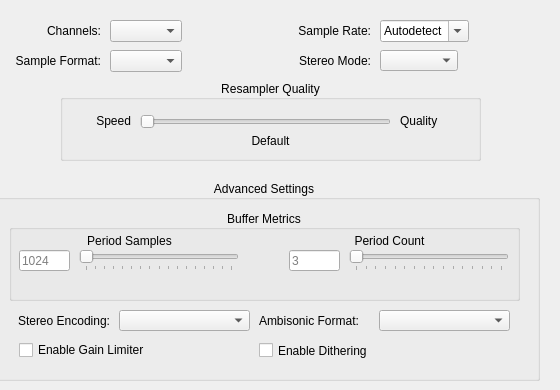
    <widget class="QWidget" name="tab_3">
     <attribute name="title">
      <string>Playback</string>
     </attribute>
     <widget class="QComboBox" name="sampleFormatCombo">
      <property name="geometry">
       <rect>
        <x>110</x>
        <y>50</y>
        <width>78</width>
        <height>21</height>
       </rect>
      </property>
      <property name="toolTip">
       <string>The output sample type. Currently, all mixing is done with 32-bit
float and converted to the output sample type as needed.</string>
      </property>
      <property name="sizeAdjustPolicy">
       <enum>QComboBox::AdjustToContents</enum>
      </property>
     </widget>
     <widget class="QLabel" name="label_5">
      <property name="geometry">
       <rect>
        <x>0</x>
        <y>50</y>
        <width>101</width>
        <height>21</height>
       </rect>
      </property>
      <property name="text">
       <string>Sample Format:</string>
      </property>
      <property name="alignment">
       <set>Qt::AlignRight|Qt::AlignTrailing|Qt::AlignVCenter</set>
      </property>
     </widget>
     <widget class="QLabel" name="label_6">
      <property name="geometry">
       <rect>
        <x>0</x>
        <y>20</y>
        <width>101</width>
        <height>21</height>
       </rect>
      </property>
      <property name="text">
       <string>Channels:</string>
      </property>
      <property name="alignment">
       <set>Qt::AlignRight|Qt::AlignTrailing|Qt::AlignVCenter</set>
      </property>
     </widget>
     <widget class="QComboBox" name="channelConfigCombo">
      <property name="geometry">
       <rect>
        <x>110</x>
        <y>20</y>
        <width>78</width>
        <height>21</height>
       </rect>
      </property>
      <property name="toolTip">
       <string>The output channel configuration. Note that not all backends
can properly detect the channel configuration and may default
to stereo output.</string>
      </property>
      <property name="sizeAdjustPolicy">
       <enum>QComboBox::AdjustToContents</enum>
      </property>
     </widget>
     <widget class="QComboBox" name="sampleRateCombo">
      <property name="geometry">
       <rect>
        <x>380</x>
        <y>20</y>
        <width>80</width>
        <height>20</height>
       </rect>
      </property>
      <property name="toolTip">
       <string>The playback/mixing sample rate.</string>
      </property>
      <property name="editable">
       <bool>true</bool>
      </property>
      <property name="insertPolicy">
       <enum>QComboBox::NoInsert</enum>
      </property>
      <property name="sizeAdjustPolicy">
       <enum>QComboBox::AdjustToContents</enum>
      </property>
      <item>
       <property name="text">
        <string>Autodetect</string>
       </property>
      </item>
      <item>
       <property name="text">
        <string>8000</string>
       </property>
      </item>
      <item>
       <property name="text">
        <string>11025</string>
       </property>
      </item>
      <item>
       <property name="text">
        <string>16000</string>
       </property>
      </item>
      <item>
       <property name="text">
        <string>22050</string>
       </property>
      </item>
      <item>
       <property name="text">
        <string>32000</string>
       </property>
      </item>
      <item>
       <property name="text">
        <string>44100</string>
       </property>
      </item>
      <item>
       <property name="text">
        <string>48000</string>
       </property>
      </item>
     </widget>
     <widget class="QLabel" name="label_7">
      <property name="geometry">
       <rect>
        <x>290</x>
        <y>20</y>
        <width>81</width>
        <height>21</height>
       </rect>
      </property>
      <property name="text">
       <string>Sample Rate:</string>
      </property>
      <property name="alignment">
       <set>Qt::AlignRight|Qt::AlignTrailing|Qt::AlignVCenter</set>
      </property>
     </widget>
     <widget class="QLabel" name="label_14">
      <property name="geometry">
       <rect>
        <x>290</x>
        <y>50</y>
        <width>81</width>
        <height>21</height>
       </rect>
      </property>
      <property name="text">
       <string>Stereo Mode:</string>
      </property>
      <property name="alignment">
       <set>Qt::AlignRight|Qt::AlignTrailing|Qt::AlignVCenter</set>
      </property>
     </widget>
     <widget class="QComboBox" name="stereoModeCombo">
      <property name="geometry">
       <rect>
        <x>380</x>
        <y>50</y>
        <width>78</width>
        <height>21</height>
       </rect>
      </property>
      <property name="toolTip">
       <string>How to treat stereo output. As headphones, HRTF or crossfeed
filters may be used to improve binaural quality, which may not
otherwise be suitable for speakers.</string>
      </property>
     </widget>
     <widget class="QGroupBox" name="groupBox">
      <property name="geometry">
       <rect>
        <x>-11</x>
        <y>180</y>
        <width>551</width>
        <height>201</height>
       </rect>
      </property>
      <property name="title">
       <string>Advanced Settings</string>
      </property>
      <property name="alignment">
       <set>Qt::AlignCenter</set>
      </property>
      <widget class="QGroupBox" name="groupBox_3">
       <property name="geometry">
        <rect>
         <x>20</x>
         <y>30</y>
         <width>511</width>
         <height>91</height>
        </rect>
       </property>
       <property name="title">
        <string>Buffer Metrics</string>
       </property>
       <property name="alignment">
        <set>Qt::AlignCenter</set>
       </property>
       <widget class="QWidget" name="widget" native="true">
        <property name="geometry">
         <rect>
          <x>260</x>
          <y>20</y>
          <width>241</width>
          <height>51</height>
         </rect>
        </property>
        <property name="toolTip">
         <string>The number of update periods. Higher values create a larger
mix ahead, which helps protect against skips when the CPU is
under load, but increases the delay between a sound getting
mixed and being heard.</string>
        </property>
        <widget class="QLabel" name="label_11">
         <property name="geometry">
          <rect>
           <x>20</x>
           <y>0</y>
           <width>201</width>
           <height>21</height>
          </rect>
         </property>
         <property name="text">
          <string>Period Count</string>
         </property>
         <property name="alignment">
          <set>Qt::AlignCenter</set>
         </property>
        </widget>
        <widget class="QSlider" name="periodCountSlider">
         <property name="geometry">
          <rect>
           <x>80</x>
           <y>20</y>
           <width>160</width>
           <height>21</height>
          </rect>
         </property>
         <property name="minimum">
          <number>1</number>
         </property>
         <property name="maximum">
          <number>16</number>
         </property>
         <property name="singleStep">
          <number>1</number>
         </property>
         <property name="pageStep">
          <number>2</number>
         </property>
         <property name="value">
          <number>1</number>
         </property>
         <property name="tracking">
          <bool>true</bool>
         </property>
         <property name="orientation">
          <enum>Qt::Horizontal</enum>
         </property>
         <property name="tickPosition">
          <enum>QSlider::TicksBelow</enum>
         </property>
         <property name="tickInterval">
          <number>1</number>
         </property>
        </widget>
        <widget class="QLineEdit" name="periodCountEdit">
         <property name="geometry">
          <rect>
           <x>20</x>
           <y>20</y>
           <width>51</width>
           <height>21</height>
          </rect>
         </property>
         <property name="placeholderText">
          <string>3</string>
         </property>
        </widget>
       </widget>
       <widget class="QWidget" name="widget_2" native="true">
        <property name="geometry">
         <rect>
          <x>10</x>
          <y>20</y>
          <width>241</width>
          <height>51</height>
         </rect>
        </property>
        <property name="toolTip">
         <string>The update period size, in sample frames. This is the number of
frames needed for each mixing update.</string>
        </property>
        <widget class="QSlider" name="periodSizeSlider">
         <property name="geometry">
          <rect>
           <x>60</x>
           <y>20</y>
           <width>160</width>
           <height>21</height>
          </rect>
         </property>
         <property name="minimum">
          <number>0</number>
         </property>
         <property name="maximum">
          <number>8192</number>
         </property>
         <property name="singleStep">
          <number>64</number>
         </property>
         <property name="pageStep">
          <number>1024</number>
         </property>
         <property name="value">
          <number>0</number>
         </property>
         <property name="tracking">
          <bool>true</bool>
         </property>
         <property name="orientation">
          <enum>Qt::Horizontal</enum>
         </property>
         <property name="tickPosition">
          <enum>QSlider::TicksBelow</enum>
         </property>
         <property name="tickInterval">
          <number>512</number>
         </property>
        </widget>
        <widget class="QLabel" name="label_10">
         <property name="geometry">
          <rect>
           <x>10</x>
           <y>0</y>
           <width>201</width>
           <height>21</height>
          </rect>
         </property>
         <property name="text">
          <string>Period Samples</string>
         </property>
         <property name="alignment">
          <set>Qt::AlignCenter</set>
         </property>
        </widget>
        <widget class="QLineEdit" name="periodSizeEdit">
         <property name="geometry">
          <rect>
           <x>0</x>
           <y>20</y>
           <width>51</width>
           <height>21</height>
          </rect>
         </property>
         <property name="placeholderText">
          <string>1024</string>
         </property>
        </widget>
       </widget>
      </widget>
      <widget class="QComboBox" name="stereoEncodingComboBox">
       <property name="geometry">
        <rect>
         <x>130</x>
         <y>130</y>
         <width>131</width>
         <height>21</height>
        </rect>
       </property>
       <property name="toolTip">
        <string>Pan Pot uses standard amplitude panning (aka
pair-wise, stereo pair, etc) between -30 and +30
degrees, while UHJ creates a stereo-compatible
two-channel UHJ mix, which encodes some
surround sound information into stereo output
that can be decoded with a surround sound
receiver.</string>
       </property>
      </widget>
      <widget class="QLabel" name="label_19">
       <property name="geometry">
        <rect>
         <x>20</x>
         <y>130</y>
         <width>101</width>
         <height>21</height>
        </rect>
       </property>
       <property name="text">
        <string>Stereo Encoding:</string>
       </property>
       <property name="alignment">
        <set>Qt::AlignRight|Qt::AlignTrailing|Qt::AlignVCenter</set>
       </property>
      </widget>
      <widget class="QLabel" name="label_30">
       <property name="geometry">
        <rect>
         <x>270</x>
         <y>130</y>
         <width>111</width>
         <height>21</height>
        </rect>
       </property>
       <property name="text">
        <string>Ambisonic Format:</string>
       </property>
      </widget>
      <widget class="QComboBox" name="ambiFormatComboBox">
       <property name="geometry">
        <rect>
         <x>390</x>
         <y>130</y>
         <width>131</width>
         <height>21</height>
        </rect>
       </property>
      </widget>
      <widget class="QCheckBox" name="outputLimiterCheckBox">
       <property name="geometry">
        <rect>
         <x>30</x>
         <y>160</y>
         <width>231</width>
         <height>20</height>
        </rect>
       </property>
       <property name="toolTip">
        <string>Applies a gain limiter on the final mixed output. This reduces the
volume when the output samples would otherwise be clamped,
avoiding excessive clipping noise.</string>
       </property>
       <property name="text">
        <string>Enable Gain Limiter</string>
       </property>
       <property name="tristate">
        <bool>true</bool>
       </property>
      </widget>
      <widget class="QCheckBox" name="outputDitherCheckBox">
       <property name="geometry">
        <rect>
         <x>270</x>
         <y>160</y>
         <width>261</width>
         <height>21</height>
        </rect>
       </property>
       <property name="toolTip">
        <string>Applies dithering on the final mix for 8- and 16-bit output.
This replaces the distortion created by nearest-value
quantization with low-level whitenoise.</string>
       </property>
       <property name="text">
        <string>Enable Dithering</string>
       </property>
       <property name="tristate">
        <bool>true</bool>
       </property>
      </widget>
     </widget>
     <widget class="QGroupBox" name="groupBox_4">
      <property name="geometry">
       <rect>
        <x>60</x>
        <y>80</y>
        <width>421</width>
        <height>81</height>
       </rect>
      </property>
      <property name="title">
       <string>Resampler Quality</string>
      </property>
      <property name="alignment">
       <set>Qt::AlignCenter</set>
      </property>
      <widget class="QLabel" name="resamplerLabel">
       <property name="geometry">
        <rect>
         <x>50</x>
         <y>50</y>
         <width>321</width>
         <height>21</height>
        </rect>
       </property>
       <property name="text">
        <string>Default</string>
       </property>
       <property name="alignment">
        <set>Qt::AlignCenter</set>
       </property>
      </widget>
      <widget class="QSlider" name="resamplerSlider">
       <property name="geometry">
        <rect>
         <x>80</x>
         <y>30</y>
         <width>251</width>
         <height>23</height>
        </rect>
       </property>
       <property name="orientation">
        <enum>Qt::Horizontal</enum>
       </property>
      </widget>
      <widget class="QLabel" name="label_9">
       <property name="geometry">
        <rect>
         <x>20</x>
         <y>30</y>
         <width>51</width>
         <height>21</height>
        </rect>
       </property>
       <property name="text">
        <string>Speed</string>
       </property>
       <property name="alignment">
        <set>Qt::AlignRight|Qt::AlignTrailing|Qt::AlignVCenter</set>
       </property>
      </widget>
      <widget class="QLabel" name="label_15">
       <property name="geometry">
        <rect>
         <x>340</x>
         <y>30</y>
         <width>51</width>
         <height>21</height>
        </rect>
       </property>
       <property name="text">
        <string>Quality</string>
       </property>
      </widget>
     </widget>
    </widget>
